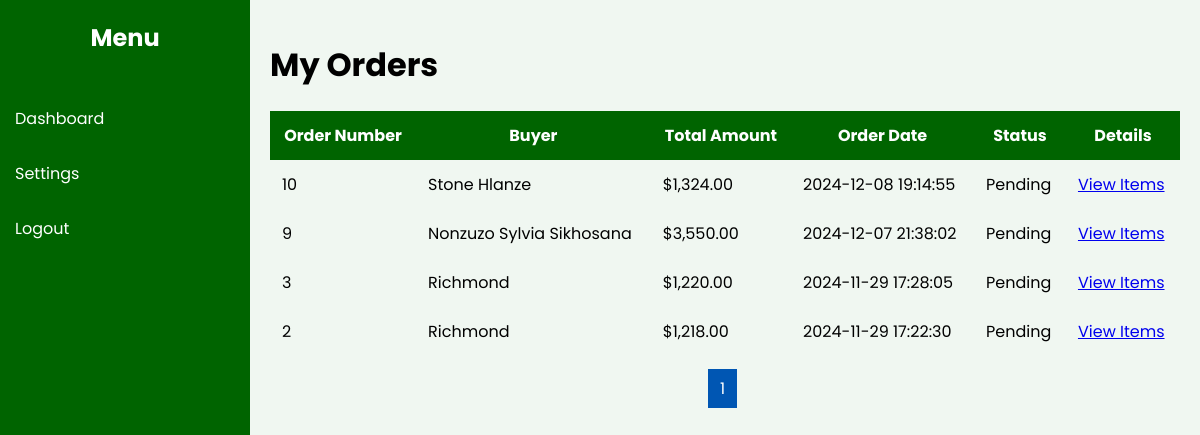
Screenshot of /ACTIONS/farmer_orders.php (signed in) with the database file from the repository.
### tables this page shows
CREATE TABLE `Orders` (
  `order_id` int(11) NOT NULL,
  `buyer_id` int(11) NOT NULL,
  `total_amount` decimal(10,2) NOT NULL,
  `order_date` timestamp NOT NULL DEFAULT current_timestamp(),
  `status` enum('Pending','Completed','Cancelled') DEFAULT 'Pending',
  `location` varchar(255) NOT NULL,
  `payment_method` enum('Credit Card','Debit Card') NOT NULL,
  `phone` varchar(15) NOT NULL,
  `card_number` varchar(20) NOT NULL,
  `card_expiration` date NOT NULL,
  `card_cvv` varchar(4) NOT NULL
);

CREATE TABLE `Users` (
  `user_id` int(11) NOT NULL,
  `name` varchar(100) NOT NULL,
  `email` varchar(100) NOT NULL,
  `password` varchar(255) NOT NULL,
  `user_type` enum('farmer','buyer','admin') NOT NULL,
  `status` enum('registered','approved','suspended') DEFAULT 'registered',
  `created_at` timestamp NOT NULL DEFAULT current_timestamp(),
  `reset_token` varchar(64) DEFAULT NULL,
  `reset_token_expiry` datetime DEFAULT NULL
);

### ACTIONS/farmer_orders.php (the view, shortened to what this page needs)
<?php
require 'db_connect.php';
$userId = $_SESSION['user_id'];
$limit = 5;
$page = isset($_GET['page']) ? (int)$_GET['page'] : 1;
$offset = ($page - 1) * $limit;
$stmt = $conn->prepare("SELECT product_id FROM Products WHERE user_id = ?");
$stmt->bind_param("i", $userId);
$stmt->execute();
$productResult = $stmt->get_result();
$farmerProductIds = [];
while ($row = $productResult->fetch_assoc()) {
    $farmerProductIds[] = $row['product_id'];
}
$productIdList = !empty($farmerProductIds) ? implode(',', $farmerProductIds) : '0';
$orderQuery = "
    SELECT DISTINCT
        o.order_id,
        o.total_amount,
        o.order_date,
        o.status,
        u.name as buyer_name
    FROM Orders o
    JOIN Order_Items oi ON o.order_id = oi.order_id
    JOIN Users u ON o.buyer_id = u.user_id
    WHERE oi.product_id IN ($productIdList)
    ORDER BY o.order_date DESC
    LIMIT ? OFFSET ?
";
$stmt = $conn->prepare($orderQuery);
$stmt->bind_param("ii", $limit, $offset);
$stmt->execute();
$result = $stmt->get_result();
$orders = $result->fetch_all(MYSQLI_ASSOC);
$countQuery = "
    SELECT COUNT(DISTINCT o.order_id) as total
    FROM Orders o
    JOIN Order_Items oi ON o.order_id = oi.order_id
    WHERE oi.product_id IN ($productIdList)
";
$countStmt = $conn->prepare($countQuery);
$countStmt->execute();
$totalResult = $countStmt->get_result();
$totalRow = $totalResult->fetch_assoc();
$totalOrders = $totalRow['total'];
$totalPages = ceil($totalOrders / $limit);
?>
<!DOCTYPE html>
<html lang="en">
<head>
    <link rel="stylesheet" href="../CSS/farmer_dashboard.css">
</head>
<body>
    <div class="container">
        <div class="sidebar">
            <h2>Menu</h2>
            <ul>
                <li><a href="farmer_dashboard.php">Dashboard</a></li>
                <li><a href="farmer_settings.php">Settings</a></li>
                <li><a href="../ACTIONS/logout.php">Logout</a></li>
            </ul>
        </div>
        <div class="main-content">
            <h1>My Orders</h1>
            <?php if (empty($orders)): ?>
                <p>No orders found for your products.</p>
            <?php else: ?>
                <table>
                    <thead>
                        <tr>
                            <th>Order Number</th>
                            <th>Buyer</th>
                            <th>Total Amount</th>
                            <th>Order Date</th>
                            <th>Status</th>
                            <th>Details</th>
                        </tr>
                    </thead>
                    <tbody>
                        <?php foreach ($orders as $order): ?>
                            <tr>
                                <td><?php echo htmlspecialchars($order['order_id']); ?></td>
                                <td><?php echo htmlspecialchars($order['buyer_name']); ?></td>
                                <td>$<?php echo number_format($order['total_amount'], 2); ?></td>
                                <td><?php echo htmlspecialchars($order['order_date']); ?></td>
                                <td><?php echo htmlspecialchars($order['status']); ?></td>
                                <td>
                                    <a href="#" onclick="toggleOrderDetails(<?php echo $order['order_id']; ?>)">
                                        View Items
                                    </a>
                                </td>
                            </tr>
                        <?php endforeach; ?>
                    </tbody>
                </table>
                <div class="pagination">
                    <?php for ($i = 1; $i <= $totalPages; $i++): ?>
                        <a href="?page=<?php echo $i; ?>" class="<?php echo ($i === $page) ? 'active' : ''; ?>"><?php echo $i; ?></a>
                    <?php endfor; ?>
                </div>
            <?php endif; ?>
        </div>
    </div>
</body>
</html>

### CSS/farmer_dashboard.css (style rules this page uses)
body { font-family: 'Poppins', sans-serif; margin: 0; height: 100vh; background-color: #f0f7f1; }
.container { display: flex; height: 100vh; }
.sidebar { width: 250px; background-color: darkgreen; color: white; display: flex; flex-direction: column; }
.sidebar h2 { text-align: center; }
.sidebar ul { list-style-type: none; padding: 0; }
.sidebar ul li a { display: block; padding: 15px; color: white; text-decoration: none; }
.main-content { flex-grow: 1; padding: 20px; overflow-y: auto; }
table { width: 100%; border-collapse: collapse; margin-top: 20px; }
thead { background-color: darkgreen; color: white; }
th, td { padding: 12px; }
.pagination { margin-top: 20px; text-align: center; }
.pagination a { margin-right: 5px; padding: 8px 12px; background-color: darkgreen; color: white; text-decoration: none; }
.pagination a.active { background-color: #0056b3; }

### rows the page displays
orders: order_id "10", buyer.name "Stone Hlanze", total_amount "1,324.00", order_date "2024-12-08 19:14:55", status "Pending"
orders: order_id "9", buyer.name "Nonzuzo Sylvia Sikhosana", total_amount "3,550.00", order_date "2024-12-07 21:38:02", status "Pending"
orders: order_id "3", buyer.name "Richmond", total_amount "1,220.00", order_date "2024-11-29 17:28:05", status "Pending"
orders: order_id "2", buyer.name "Richmond", total_amount "1,218.00", order_date "2024-11-29 17:22:30", status "Pending"
